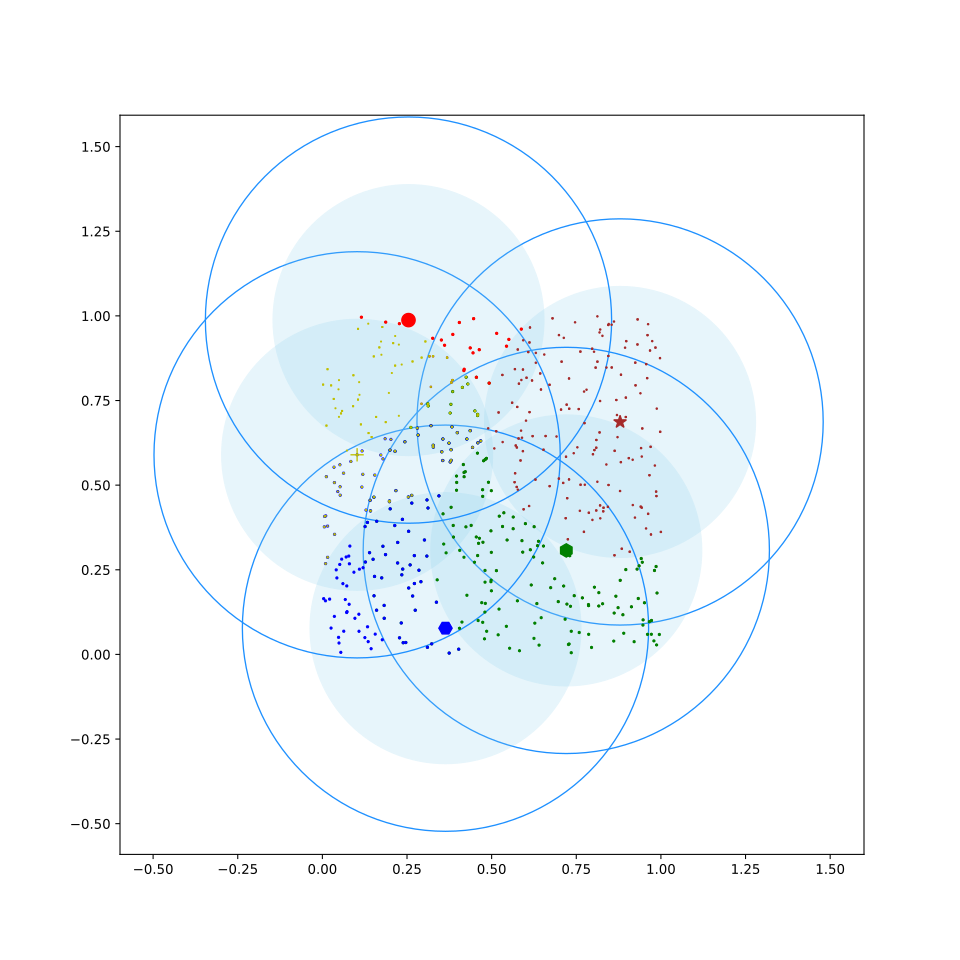

Source code (Python):
import math
import random
import numpy as np
from datetime import datetime
from pprint import pprint as p
import matplotlib.pyplot as plt

# 随机生成一个500个二维 [0,1)平面点
dataset = np.random.rand(500, 2)
#print(dataset)

# 设计一个Canopy类
class Canopy:
    def __init__(self, dataset):
        self.dataset = dataset
        self.t1 = 0
        self.t2 = 0
    
    # 设置初始阈值t1 和 t2
    def setThreshold(self, t1, t2):
        if t1 > t2:
            self.t1 = t1
            self.t2 = t2
        else:
            print("t1 needs to be larger than t2!")
    
    # 使用欧式距离进行距离计算
    def euclideanDistance(self, vec1, vec2):
        #print("vec1",vec1)
        return math.sqrt(((vec1 - vec2) ** 2).sum())
    
    # 根据当前dataset的长度随机选择一个下标
    def getRandIndex(self):
        return np.random.randint(len(self.dataset))
        # return random.randint(0, len(self.dataset) - 1)
    
    # 核心算法
    def clustering(self):
        if self.t1 == 0:
            print('Please set the threshold t1 and t2!')
        else:
            canopies = [] # 用于存放最终归类的结果
            while len(self.dataset) != 0:
                #print("len(self.dataset)",len(self.dataset))
                # 获取一个随机下标
                rand_index = self.getRandIndex() 
                # 随机获取一个中心点，定为P点
                current_center = self.dataset[rand_index] 
                # 初始化P点的canopy类容器
                current_center_list = [] 
                # 初始化P点的删除容器
                delete_list = [] 
                # 删除随机选择的中心点P
                self.dataset = np.delete(self.dataset, rand_index, 0)
                for datum_j in range(len(self.dataset)):
                    datum = self.dataset[datum_j]
                    # 计算选取的中心点P到每个点之间的距离
                    distance = self.euclideanDistance(current_center, datum)
                    #print(distance)
                    if distance < self.t1:
                        # 若距离小于t1，则将点归入P点的canopy类
                        current_center_list.append(datum)
                    if distance < self.t2:
                        # 若小于t2则归入删除容器
                        delete_list.append(datum_j)
                self.dataset = np.delete(self.dataset, delete_list, 0)
                canopies.append((current_center, current_center_list))
            return canopies
        
        
def showCanopy(canopies, dataset, t1, t2):
    fig = plt.figure(figsize=(10, 10))
    
    sc = fig.add_subplot(111)
    
    colors = ['brown', 'green', 'blue', 'y', 'r', 'tan', 'dodgerblue', 'deeppink', 'orangered', 'peru', 'blue', 'y', 'r',
              'gold', 'dimgray', 'darkorange', 'peru', 'blue', 'y', 'r', 'cyan', 'tan', 'orchid', 'peru', 'blue', 'y', 'r', 'sienna']
    markers = ['*', 'h', 'H', '+', 'o', '1', '2', '3', ',', 'v', 'H', '+', '1', '2', '^',
               '<', '>', '.', '4', 'H', '+', '1', '2', 's', 'p', 'x', 'D', 'd', '|', '_']
    for i in range(len(canopies)):
        canopy = canopies[i]
        center = canopy[0]
        components = canopy[1]
        sc.plot(center[0], center[1], marker=markers[i], color=colors[i], markersize=10)
        t1_circle = plt.Circle(
            xy=(center[0], center[1]), radius=t1, color='dodgerblue', fill=False)
        t2_circle = plt.Circle(
            xy=(center[0], center[1]), radius=t2, color='skyblue', alpha=0.2)
        sc.add_artist(t1_circle)
        sc.add_artist(t2_circle)
        for component in components:
            sc.plot(component[0], component[1], marker=markers[i], color=colors[i], markersize=1.5)
    
    maxvalue = np.amax(dataset)
    minvalue = np.amin(dataset)

    # print('maxvalue = ', maxvalue)
    # print('minvalue = ', minvalue)
    # print('t1 = ', t1)
    # print('t2 = ', t2)
    # print(minvalue - t1, maxvalue + t1)
    plt.axis('equal')
    plt.xlim((minvalue - t1, maxvalue + t1))
    plt.ylim((minvalue - t1, maxvalue + t1))
    # plt.axis('scaled')
    
    
    plt.savefig('Canopy.png')
    plt.show()
    
def main():
    t1 = 0.6
    t2 = 0.5
    gc =Canopy(dataset)
    gc.setThreshold(t1, t2)
    canopies = gc.clustering()
    print('Get %s initial centers.' % len(canopies))
    showCanopy(canopies, dataset, t1, t2)
    
if __name__ == "__main__":
    main()